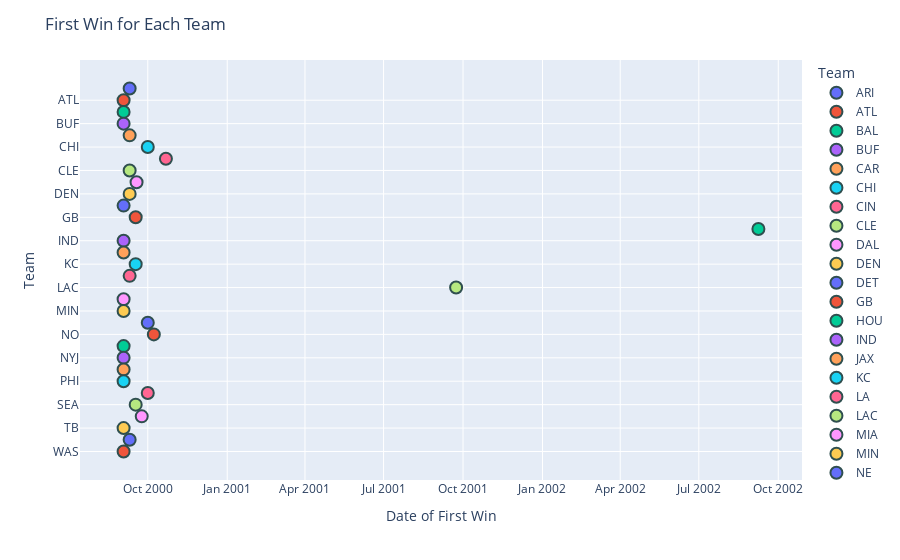

Source (notebook cell):
### Code cell
# Combine the first wins for home and away teams
first_wins = pd.concat([home_first_win, away_first_win]).groupby(level=0).min().reset_index()
first_wins.columns = ['Team', 'First Win']

# Create an interactive scatter plot with Plotly
fig = px.scatter(first_wins, x='First Win', y='Team', hover_data={'First Win': '|%Y-%m-%d'}, color='Team')
fig.update_traces(marker=dict(size=12, line=dict(width=2, color='DarkSlateGrey')), selector=dict(mode='markers'))
fig.update_layout(title='First Win for Each Team', xaxis_title='Date of First Win', yaxis_title='Team')
fig.show()

### Figure 1 — Plotly figure (JSON) as saved in the notebook; plotly's stock layout.template omitted (floating-point values rounded to 4 significant figures)
{"data": [{"hovertemplate": "Team=%{y}<br>First Win=%{x|%Y-%m-%d}<extra></extra>", "legendgroup": "ARI", "marker": {"color": "#636efa", "line": {"color": "DarkSlateGrey", "width": 2}, "size": 12, "symbol": "circle"}, "mode": "markers", "name": "ARI", "orientation": "v", "showlegend": true, "type": "scatter", "x": ["2000-09-10T00:00:00"], "xaxis": "x", "y": ["ARI"], "yaxis": "y"}, {"hovertemplate": "Team=%{y}<br>First Win=%{x|%Y-%m-%d}<extra></extra>", "legendgroup": "ATL", "marker": {"color": "#EF553B", "line": {"color": "DarkSlateGrey", "width": 2}, "size": 12, "symbol": "circle"}, "mode": "markers", "name": "ATL", "orientation": "v", "showlegend": true, "type": "scatter", "x": ["2000-09-03T00:00:00"], "xaxis": "x", "y": ["ATL"], "yaxis": "y"}, {"hovertemplate": "Team=%{y}<br>First Win=%{x|%Y-%m-%d}<extra></extra>", "legendgroup": "BAL", "marker": {"color": "#00cc96", "line": {"color": "DarkSlateGrey", "width": 2}, "size": 12, "symbol": "circle"}, "mode": "markers", "name": "BAL", "orientation": "v", "showlegend": true, "type": "scatter", "x": ["2000-09-03T00:00:00"], "xaxis": "x", "y": ["BAL"], "yaxis": "y"}, {"hovertemplate": "Team=%{y}<br>First Win=%{x|%Y-%m-%d}<extra></extra>", "legendgroup": "BUF", "marker": {"color": "#ab63fa", "line": {"color": "DarkSlateGrey", "width": 2}, "size": 12, "symbol": "circle"}, "mode": "markers", "name": "BUF", "orientation": "v", "showlegend": true, "type": "scatter", "x": ["2000-09-03T00:00:00"], "xaxis": "x", "y": ["BUF"], "yaxis": "y"}, {"hovertemplate": "Team=%{y}<br>First Win=%{x|%Y-%m-%d}<extra></extra>", "legendgroup": "CAR", "marker": {"color": "#FFA15A", "line": {"color": "DarkSlateGrey", "width": 2}, "size": 12, "symbol": "circle"}, "mode": "markers", "name": "CAR", "orientation": "v", "showlegend": true, "type": "scatter", "x": ["2000-09-10T00:00:00"], "xaxis": "x", "y": ["CAR"], "yaxis": "y"}, {"hovertemplate": "Team=%{y}<br>First Win=%{x|%Y-%m-%d}<extra></extra>", "legendgroup": "CHI", "marker": {"color": "#19d3f3", "line": {"color": "DarkSlateGrey", "width": 2}, "size": 12, "symbol": "circle"}, "mode": "markers", "name": "CHI", "orientation": "v", "showlegend": true, "type": "scatter", "x": ["2000-10-01T00:00:00"], "xaxis": "x", "y": ["CHI"], "yaxis": "y"}, {"hovertemplate": "Team=%{y}<br>First Win=%{x|%Y-%m-%d}<extra></extra>", "legendgroup": "CIN", "marker": {"color": "#FF6692", "line": {"color": "DarkSlateGrey", "width": 2}, "size": 12, "symbol": "circle"}, "mode": "markers", "name": "CIN", "orientation": "v", "showlegend": true, "type": "scatter", "x": ["2000-10-22T00:00:00"], "xaxis": "x", "y": ["CIN"], "yaxis": "y"}, {"hovertemplate": "Team=%{y}<br>First Win=%{x|%Y-%m-%d}<extra></extra>", "legendgroup": "CLE", "marker": {"color": "#B6E880", "line": {"color": "DarkSlateGrey", "width": 2}, "size": 12, "symbol": "circle"}, "mode": "markers", "name": "CLE", "orientation": "v", "showlegend": true, "type": "scatter", "x": ["2000-09-10T00:00:00"], "xaxis": "x", "y": ["CLE"], "yaxis": "y"}, {"hovertemplate": "Team=%{y}<br>First Win=%{x|%Y-%m-%d}<extra></extra>", "legendgroup": "DAL", "marker": {"color": "#FF97FF", "line": {"color": "DarkSlateGrey", "width": 2}, "size": 12, "symbol": "circle"}, "mode": "markers", "name": "DAL", "orientation": "v", "showlegend": true, "type": "scatter", "x": ["2000-09-18T00:00:00"], "xaxis": "x", "y": ["DAL"], "yaxis": "y"}, {"hovertemplate": "Team=%{y}<br>First Win=%{x|%Y-%m-%d}<extra></extra>", "legendgroup": "DEN", "marker": {"color": "#FECB52", "line": {"color": "DarkSlateGrey", "width": 2}, "size": 12, "symbol": "circle"}, "mode": "markers", "name": "DEN", "orientation": "v", "showlegend": true, "type": "scatter", "x": ["2000-09-10T00:00:00"], "xaxis": "x", "y": ["DEN"], "yaxis": "y"}, {"hovertemplate": "Team=%{y}<br>First Win=%{x|%Y-%m-%d}<extra></extra>", "legendgroup": "DET", "marker": {"color": "#636efa", "line": {"color": "DarkSlateGrey", "width": 2}, "size": 12, "symbol": "circle"}, "mode": "markers", "name": "DET", "orientation": "v", "showlegend": true, "type": "scatter", "x": ["2000-09-03T00:00:00"], "xaxis": "x", "y": ["DET"], "yaxis": "y"}, {"hovertemplate": "Team=%{y}<br>First Win=%{x|%Y-%m-%d}<extra></extra>", "legendgroup": "GB", "marker": {"color": "#EF553B", "line": {"color": "DarkSlateGrey", "width": 2}, "size": 12, "symbol": "circle"}, "mode": "markers", "name": "GB", "orientation": "v", "showlegend": true, "type": "scatter", "x": ["2000-09-17T00:00:00"], "xaxis": "x", "y": ["GB"], "yaxis": "y"}, {"hovertemplate": "Team=%{y}<br>First Win=%{x|%Y-%m-%d}<extra></extra>", "legendgroup": "HOU", "marker": {"color": "#00cc96", "line": {"color": "DarkSlateGrey", "width": 2}, "size": 12, "symbol": "circle"}, "mode": "markers", "name": "HOU", "orientation": "v", "showlegend": true, "type": "scatter", "x": ["2002-09-08T00:00:00"], "xaxis": "x", "y": ["HOU"], "yaxis": "y"}, {"hovertemplate": "Team=%{y}<br>First Win=%{x|%Y-%m-%d}<extra></extra>", "legendgroup": "IND", "marker": {"color": "#ab63fa", "line": {"color": "DarkSlateGrey", "width": 2}, "size": 12, "symbol": "circle"}, "mode": "markers", "name": "IND", "orientation": "v", "showlegend": true, "type": "scatter", "x": ["2000-09-03T00:00:00"], "xaxis": "x", "y": ["IND"], "yaxis": "y"}, {"hovertemplate": "Team=%{y}<br>First Win=%{x|%Y-%m-%d}<extra></extra>", "legendgroup": "JAX", "marker": {"color": "#FFA15A", "line": {"color": "DarkSlateGrey", "width": 2}, "size": 12, "symbol": "circle"}, "mode": "markers", "name": "JAX", "orientation": "v", "showlegend": true, "type": "scatter", "x": ["2000-09-03T00:00:00"], "xaxis": "x", "y": ["JAX"], "yaxis": "y"}, {"hovertemplate": "Team=%{y}<br>First Win=%{x|%Y-%m-%d}<extra></extra>", "legendgroup": "KC", "marker": {"color": "#19d3f3", "line": {"color": "DarkSlateGrey", "width": 2}, "size": 12, "symbol": "circle"}, "mode": "markers", "name": "KC", "orientation": "v", "showlegend": true, "type": "scatter", "x": ["2000-09-17T00:00:00"], "xaxis": "x", "y": ["KC"], "yaxis": "y"}, {"hovertemplate": "Team=%{y}<br>First Win=%{x|%Y-%m-%d}<extra></extra>", "legendgroup": "LA", "marker": {"color": "#FF6692", "line": {"color": "DarkSlateGrey", "width": 2}, "size": 12, "symbol": "circle"}, "mode": "markers", "name": "LA", "orientation": "v", "showlegend": true, "type": "scatter", "x": ["2000-09-10T00:00:00"], "xaxis": "x", "y": ["LA"], "yaxis": "y"}, {"hovertemplate": "Team=%{y}<br>First Win=%{x|%Y-%m-%d}<extra></extra>", "legendgroup": "LAC", "marker": {"color": "#B6E880", "line": {"color": "DarkSlateGrey", "width": 2}, "size": 12, "symbol": "circle"}, "mode": "markers", "name": "LAC", "orientation": "v", "showlegend": true, "type": "scatter", "x": ["2001-09-23T00:00:00"], "xaxis": "x", "y": ["LAC"], "yaxis": "y"}, {"hovertemplate": "Team=%{y}<br>First Win=%{x|%Y-%m-%d}<extra></extra>", "legendgroup": "MIA", "marker": {"color": "#FF97FF", "line": {"color": "DarkSlateGrey", "width": 2}, "size": 12, "symbol": "circle"}, "mode": "markers", "name": "MIA", "orientation": "v", "showlegend": true, "type": "scatter", "x": ["2000-09-03T00:00:00"], "xaxis": "x", "y": ["MIA"], "yaxis": "y"}, {"hovertemplate": "Team=%{y}<br>First Win=%{x|%Y-%m-%d}<extra></extra>", "legendgroup": "MIN", "marker": {"color": "#FECB52", "line": {"color": "DarkSlateGrey", "width": 2}, "size": 12, "symbol": "circle"}, "mode": "markers", "name": "MIN", "orientation": "v", "showlegend": true, "type": "scatter", "x": ["2000-09-03T00:00:00"], "xaxis": "x", "y": ["MIN"], "yaxis": "y"}, {"hovertemplate": "Team=%{y}<br>First Win=%{x|%Y-%m-%d}<extra></extra>", "legendgroup": "NE", "marker": {"color": "#636efa", "line": {"color": "DarkSlateGrey", "width": 2}, "size": 12, "symbol": "circle"}, "mode": "markers", "name": "NE", "orientation": "v", "showlegend": true, "type": "scatter", "x": ["2000-10-01T00:00:00"], "xaxis": "x", "y": ["NE"], "yaxis": "y"}, {"hovertemplate": "Team=%{y}<br>First Win=%{x|%Y-%m-%d}<extra></extra>", "legendgroup": "NO", "marker": {"color": "#EF553B", "line": {"color": "DarkSlateGrey", "width": 2}, "size": 12, "symbol": "circle"}, "mode": "markers", "name": "NO", "orientation": "v", "showlegend": true, "type": "scatter", "x": ["2000-10-08T00:00:00"], "xaxis": "x", "y": ["NO"], "yaxis": "y"}, {"hovertemplate": "Team=%{y}<br>First Win=%{x|%Y-%m-%d}<extra></extra>", "legendgroup": "NYG", "marker": {"color": "#00cc96", "line": {"color": "DarkSlateGrey", "width": 2}, "size": 12, "symbol": "circle"}, "mode": "markers", "name": "NYG", "orientation": "v", "showlegend": true, "type": "scatter", "x": ["2000-09-03T00:00:00"], "xaxis": "x", "y": ["NYG"], "yaxis": "y"}, {"hovertemplate": "Team=%{y}<br>First Win=%{x|%Y-%m-%d}<extra></extra>", "legendgroup": "NYJ", "marker": {"color": "#ab63fa", "line": {"color": "DarkSlateGrey", "width": 2}, "size": 12, "symbol": "circle"}, "mode": "markers", "name": "NYJ", "orientation": "v", "showlegend": true, "type": "scatter", "x": ["2000-09-03T00:00:00"], "xaxis": "x", "y": ["NYJ"], "yaxis": "y"}, {"hovertemplate": "Team=%{y}<br>First Win=%{x|%Y-%m-%d}<extra></extra>", "legendgroup": "OAK", "marker": {"color": "#FFA15A", "line": {"color": "DarkSlateGrey", "width": 2}, "size": 12, "symbol": "circle"}, "mode": "markers", "name": "OAK", "orientation": "v", "showlegend": true, "type": "scatter", "x": ["2000-09-03T00:00:00"], "xaxis": "x", "y": ["OAK"], "yaxis": "y"}, {"hovertemplate": "Team=%{y}<br>First Win=%{x|%Y-%m-%d}<extra></extra>", "legendgroup": "PHI", "marker": {"color": "#19d3f3", "line": {"color": "DarkSlateGrey", "width": 2}, "size": 12, "symbol": "circle"}, "mode": "markers", "name": "PHI", "orientation": "v", "showlegend": true, "type": "scatter", "x": ["2000-09-03T00:00:00"], "xaxis": "x", "y": ["PHI"], "yaxis": "y"}, {"hovertemplate": "Team=%{y}<br>First Win=%{x|%Y-%m-%d}<extra></extra>", "legendgroup": "PIT", "marker": {"color": "#FF6692", "line": {"color": "DarkSlateGrey", "width": 2}, "size": 12, "symbol": "circle"}, "mode": "markers", "name": "PIT", "orientation": "v", "showlegend": true, "type": "scatter", "x": ["2000-10-01T00:00:00"], "xaxis": "x", "y": ["PIT"], "yaxis": "y"}, {"hovertemplate": "Team=%{y}<br>First Win=%{x|%Y-%m-%d}<extra></extra>", "legendgroup": "SEA", "marker": {"color": "#B6E880", "line": {"color": "DarkSlateGrey", "width": 2}, "size": 12, "symbol": "circle"}, "mode": "markers", "name": "SEA", "orientation": "v", "showlegend": true, "type": "scatter", "x": ["2000-09-17T00:00:00"], "xaxis": "x", "y": ["SEA"], "yaxis": "y"}, {"hovertemplate": "Team=%{y}<br>First Win=%{x|%Y-%m-%d}<extra></extra>", "legendgroup": "SF", "marker": {"color": "#FF97FF", "line": {"color": "DarkSlateGrey", "width": 2}, "size": 12, "symbol": "circle"}, "mode": "markers", "name": "SF", "orientation": "v", "showlegend": true, "type": "scatter", "x": ["2000-09-24T00:00:00"], "xaxis": "x", "y": ["SF"], "yaxis": "y"}, {"hovertemplate": "Team=%{y}<br>First Win=%{x|%Y-%m-%d}<extra></extra>", "legendgroup": "TB", "marker": {"color": "#FECB52", "line": {"color": "DarkSlateGrey", "width": 2}, "size": 12, "symbol": "circle"}, "mode": "markers", "name": "TB", "orientation": "v", "showlegend": true, "type": "scatter", "x": ["2000-09-03T00:00:00"], "xaxis": "x", "y": ["TB"], "yaxis": "y"}, {"hovertemplate": "Team=%{y}<br>First Win=%{x|%Y-%m-%d}<extra></extra>", "legendgroup": "TEN", "marker": {"color": "#636efa", "line": {"color": "DarkSlateGrey", "width": 2}, "size": 12, "symbol": "circle"}, "mode": "markers", "name": "TEN", "orientation": "v", "showlegend": true, "type": "scatter", "x": ["2000-09-10T00:00:00"], "xaxis": "x", "y": ["TEN"], "yaxis": "y"}, {"hovertemplate": "Team=%{y}<br>First Win=%{x|%Y-%m-%d}<extra></extra>", "legendgroup": "WAS", "marker": {"color": "#EF553B", "line": {"color": "DarkSlateGrey", "width": 2}, "size": 12, "symbol": "circle"}, "mode": "markers", "name": "WAS", "orientation": "v", "showlegend": true, "type": "scatter", "x": ["2000-09-03T00:00:00"], "xaxis": "x", "y": ["WAS"], "yaxis": "y"}], "layout": {"legend": {"title": {"text": "Team"}, "tracegroupgap": 0}, "margin": {"t": 60}, "title": {"text": "First Win for Each Team"}, "xaxis": {"anchor": "y", "domain": [0, 1], "title": {"text": "Date of First Win"}}, "yaxis": {"anchor": "x", "categoryarray": ["WAS", "TEN", "TB", "SF", "SEA", "PIT", "PHI", "OAK", "NYJ", "NYG", "NO", "NE", "MIN", "MIA", "LAC", "LA", "KC", "JAX", "IND", "HOU", "GB", "DET", "DEN", "DAL", "CLE", "CIN", "CHI", "CAR", "BUF", "BAL", "ATL", "ARI"], "categoryorder": "array", "domain": [0, 1], "title": {"text": "Team"}}}}
